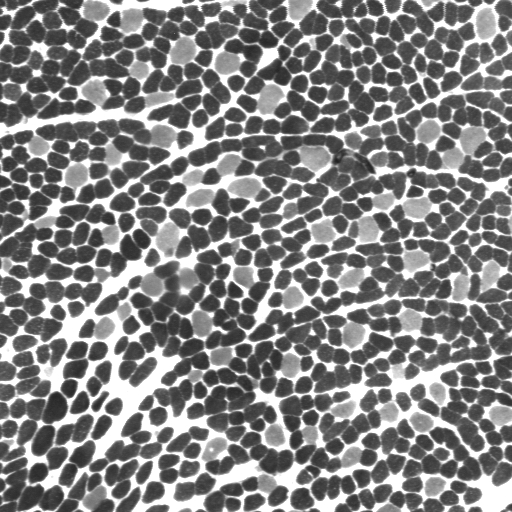
#> input picture Images/muscle.jpg, 512 x 512 px
$ jupyter execute tp_1.ipynb   (shell and % lines are left out)
#> lines starting #> are read from the running program, lines starting #| are printed output that depends on the picture
#> further down, muscle is the input picture: shape (512, 512); min 33, max 255, mean 130.4
[cell 1]
import numpy as np
import matplotlib.pyplot as plt

from skimage.io import imread, imsave
from skimage import color, filters, exposure, morphology, measure, feature
from skimage.filters import rank
# optional: SciPy for some advanced operations
from scipy import ndimage as ndi

[cell 2]
def histogram(image, bins=256):
#> called with bins = 256
    values = np.asarray(image).ravel()

    data_min = values.min()
#> data_min = 33
    data_max = values.max()
#> data_max = 255

    edges = np.linspace(data_min, data_max, bins + 1)
#> edges = 257 values from 33 to 255

    if data_max == data_min:
        counts = np.zeros(bins, dtype=int)
        counts[0] = values.size
        return counts, edges

    scaled = (values - data_min) / (data_max - data_min) * bins
    indices = np.floor(scaled).astype(int)
    indices = np.clip(indices, 0, bins - 1)
    counts = np.bincount(indices, minlength=bins)
#> counts = 256 values, max 34074 at index 255, min 0 at index 1, mean 1024

    return counts, edges

muscle = imread('../Images/muscle.jpg')
h_manual, edge_manual = histogram(muscle, bins=256)
#> h_manual has the same summary as counts in histogram; edge_manual = 257 values from 33 to 255
h_numpy, edge_numpy = np.histogram(muscle, bins=256)
#> h_numpy has the same summary as counts in histogram; edge_numpy = 257 values from 33 to 255

print(np.array_equal(h_manual, h_numpy))
#| True
print(np.allclose(edge_manual, edge_numpy))
#| True

plt.plot(edge_manual[:-1], h_manual)
plt.show()
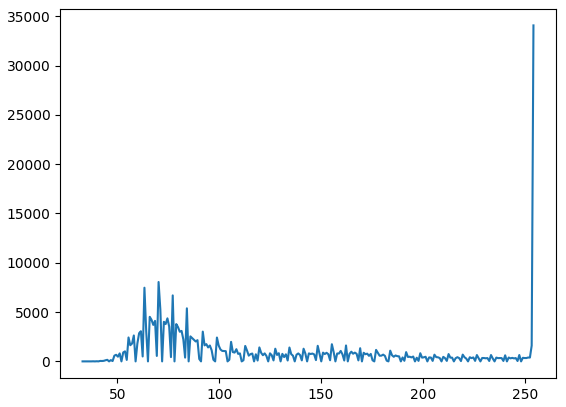
#> figure drawn by matplotlib, 1 panel; curve peaks at x = 254.1, y = 34074

[cell 3]
cellules_corne = imread('C:\\Users\\Hippolyte\\Desktop\\TB Images\\Images\\cellules_cornee.jpg')
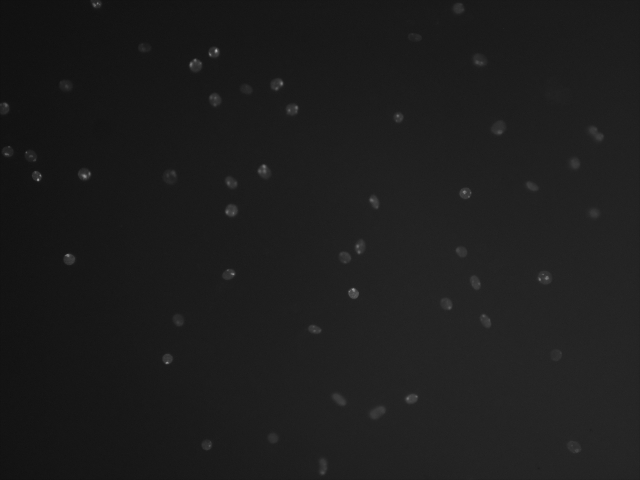
#> input picture Images/cellules_cornee.jpg, 640 x 480 px, found by its file name
#> cellules_corne is the input picture: shape (480, 640); min 15, max 176, mean 29.2
cellules_corne_2=np.array(cellules_corne)

[cell 4]
v_max=cellules_corne_2.max()
#> v_max = 176
v_min=cellules_corne_2.min()
#> v_min = 15
a=255/(v_max-v_min)
#> a = 1.58
b= - a*v_min
#> b = -23.76
cellules_corne_grey=a*cellules_corne_2+b

[cell 5]
plt.figure(figsize=(10, 5))

plt.subplot(1, 2, 1)
plt.imshow(cellules_corne_2, cmap='gray', vmin=0, vmax=255)
plt.title("Originale (Terne)")

plt.subplot(1, 2, 2)
plt.imshow(cellules_corne_grey, cmap='gray', vmin=0, vmax=255)
plt.title("Après Mapping (Contrastée)")

plt.show()

1.5 Low pass filter

[cell 6]
blood=imread('C:\\Users\\Hippolyte\\Desktop\\TB Images\\Images\\blood.jpg')
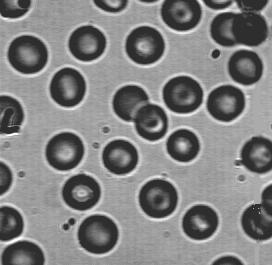
#> input picture Images/blood.jpg, 272 x 265 px, found by its file name
#> blood is the input picture: shape (265, 272); min 27, max 255, mean 129.8
print(np.shape(blood))
#| (265, 272)
print(blood.dtype)
#| uint8

[cell 7]
moyen_blood=rank.mean(blood, morphology.disk(3))
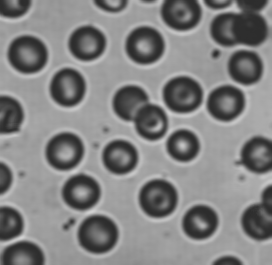
#> moyen_blood: shape (265, 272); min 44, max 210, mean 129.3
median_blood=rank.median(blood, morphology.disk(3))
min_blood=rank.minimum(blood, morphology.disk(3))
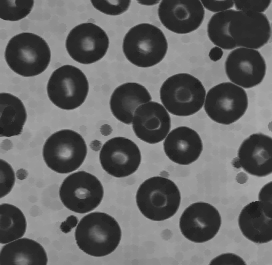
#> min_blood: shape (265, 272); min 27, max 182, mean 102.6
max_blood=rank.maximum(blood, morphology.disk(3))
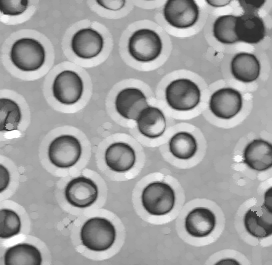
#> max_blood: shape (265, 272); min 46, max 255, mean 160.8
gaussian_blood=filters.gaussian(blood, sigma=1)

[cell 8]
plt.figure(figsize=(15, 10))
plt.subplot(2, 3, 1)
plt.imshow(moyen_blood, cmap='gray', vmin=0, vmax=255)
plt.title("Moyen")
plt.subplot(2, 3, 2)
plt.imshow(median_blood, cmap='gray', vmin=0, vmax=255)
plt.title("Médian")
plt.subplot(2, 3, 3)
plt.imshow(min_blood, cmap='gray', vmin=0, vmax=255)
plt.title("Minimum")
plt.subplot(2, 3, 4)
plt.imshow(max_blood, cmap='gray', vmin=0, vmax=255)
plt.title("Maximum")
plt.subplot(2, 3, 5)
plt.imshow(gaussian_blood, cmap='gray', vmin=0, vmax=255)
plt.title("Gaussien")
plt.show()

Fourier Transform

[cell 9]
retine = imread('C:\\Users\\Hippolyte\\Desktop\\TB Images\\Images\\retine.png')
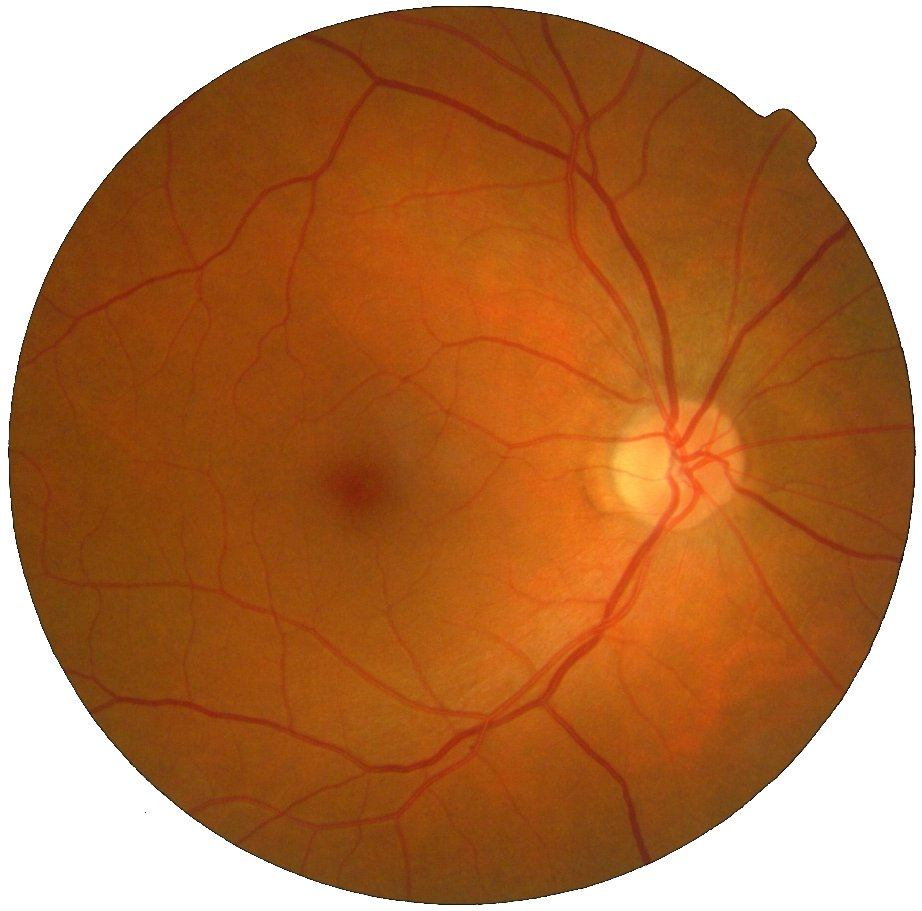
#> input picture Images/retine.png, 922 x 911 px, found by its file name
#> retine is the input picture: shape (911, 922, 3); mean R, G, B 180.1, 119.6, 73.6


retine = retine.astype(np.float64)
if retine.max() > 1.0:
    retine /= 255.0

# Fourier transform of the image.
fft_retine = np.fft.fft2(retine)
fft_retine_shifted = np.fft.fftshift(fft_retine)

# Amplitude and phase of the spectrum.
amplitude = np.abs(fft_retine_shifted)
phase = np.angle(fft_retine_shifted)
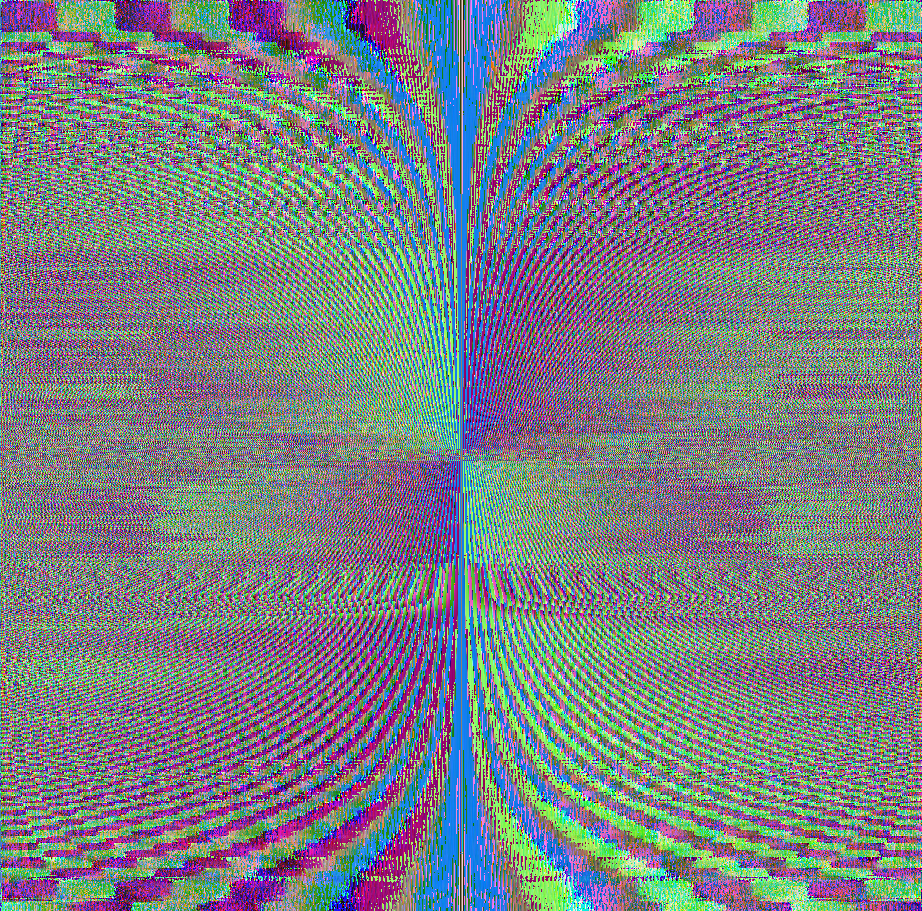
#> phase: shape (911, 922, 3) float64; mean of channels 0, 1, 2 -0.102, 0.000628, 0.102; drawn with min black and max white

# Log scale makes the amplitude easier to visualize.
amplitude_log = np.log1p(amplitude)
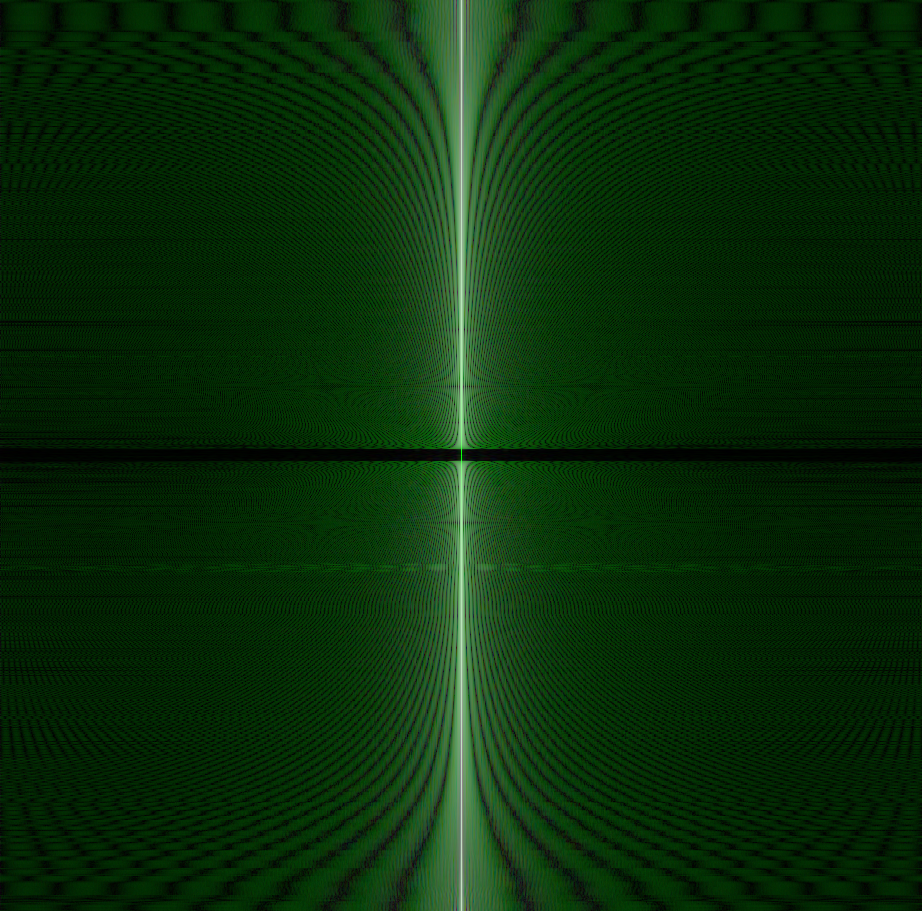
#> amplitude_log: shape (911, 922, 3) float64; mean of channels 0, 1, 2 0.303, 1.41, 0.303; drawn with min black and max white
amplitude_display = (amplitude_log - amplitude_log.min()) / (amplitude_log.max() - amplitude_log.min())

fig, axes = plt.subplots(1, 3, figsize=(15, 5))

axes[0].imshow(retine, cmap='gray', vmin=0, vmax=1)
axes[0].set_title('Original image')
axes[0].axis('off')

axes[1].imshow(amplitude_display, cmap='gray', vmin=0, vmax=1)
axes[1].set_title('Amplitude spectrum (log)')
axes[1].axis('off')

axes[2].imshow(phase, cmap='twilight', vmin=-np.pi, vmax=np.pi)
axes[2].set_title('Phase spectrum')
axes[2].axis('off')

plt.tight_layout()
plt.show()
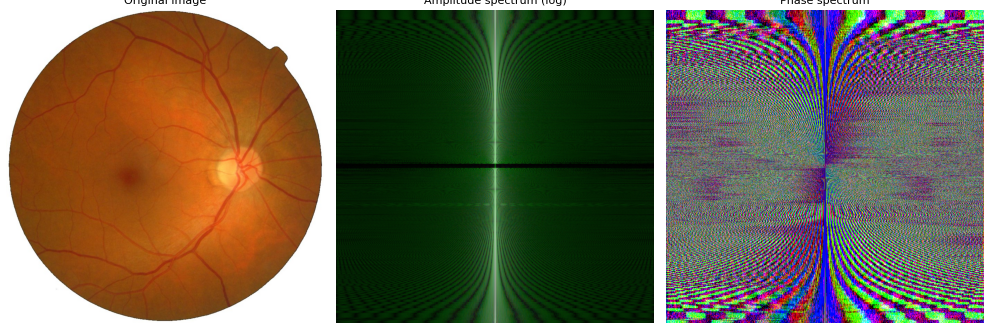
#> figure drawn by matplotlib, 3 panels
